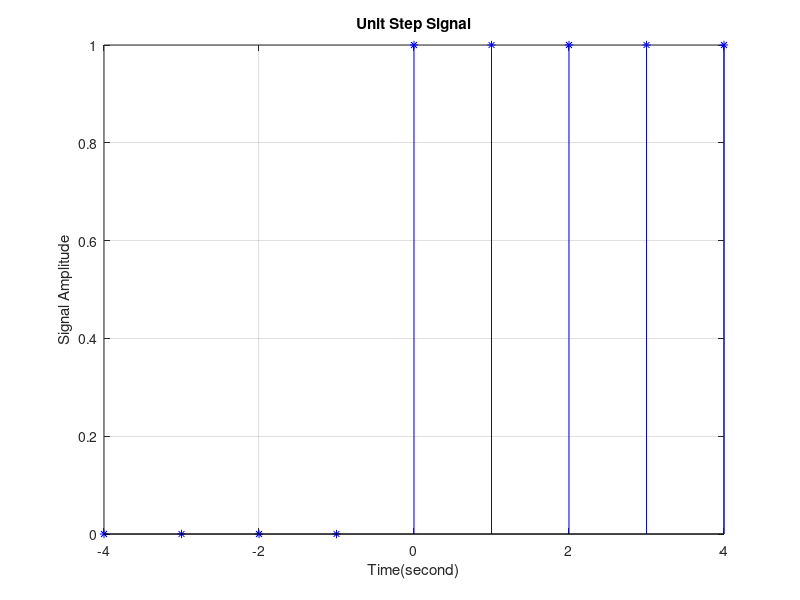
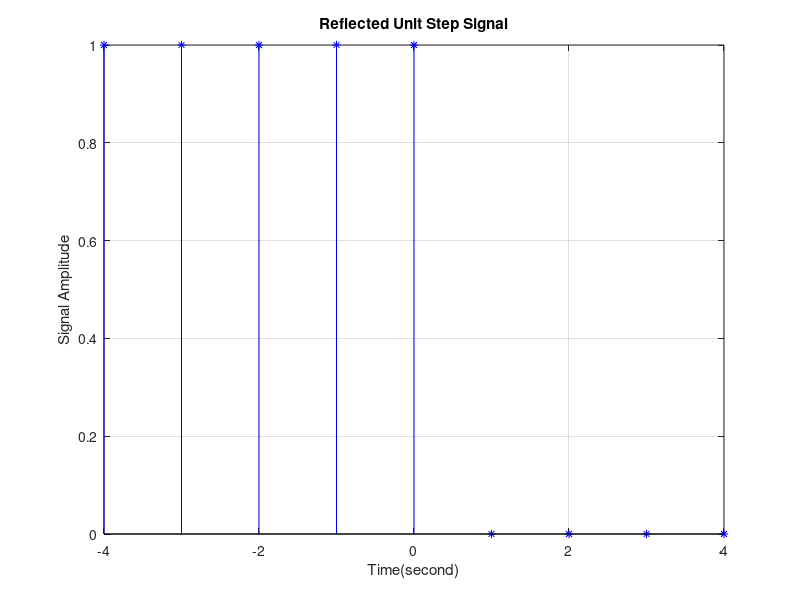
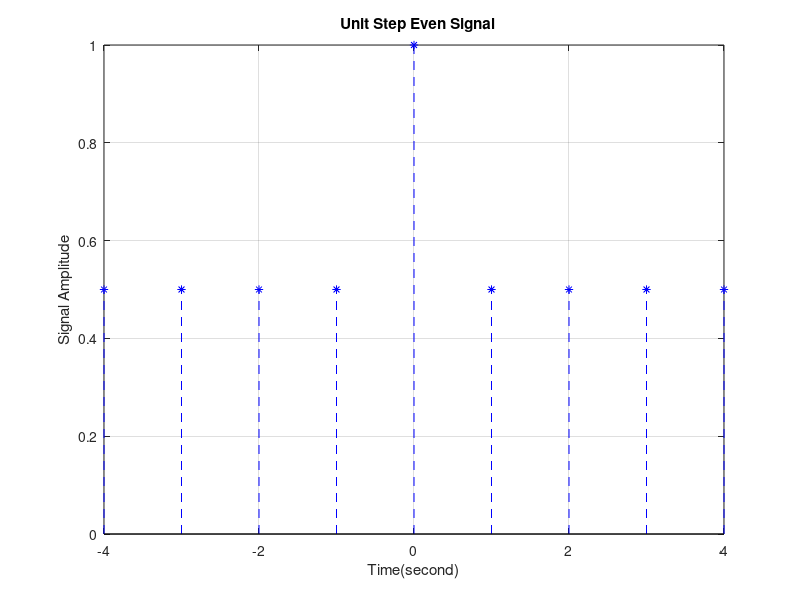
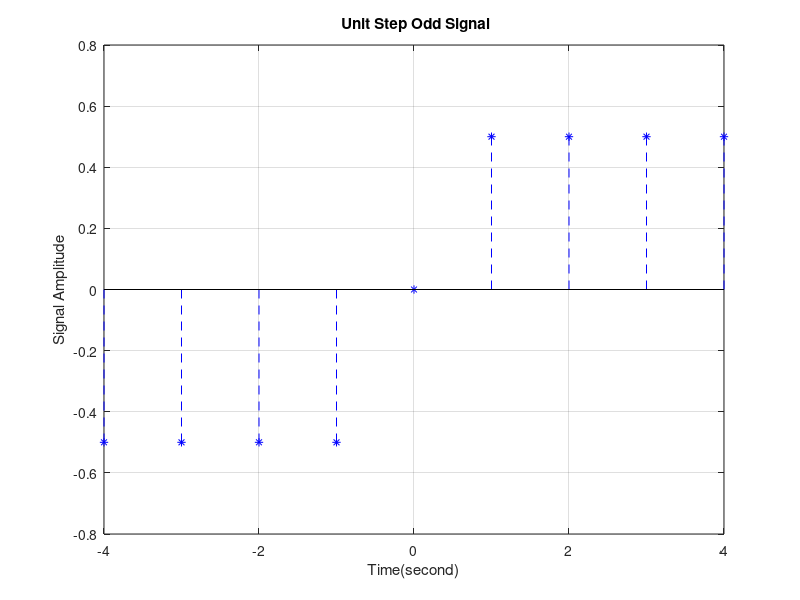

Recreate these plots in MATLAB, in order.
clc;    close all;  clear;

%Generate Unit Step Signlal

time_negative=-4;   time_positive=4;
n=time_negative:1:time_positive;
index_t=0;

for ii=n
    index_t=index_t+1;

    if ii==0 || ii>0
        u=1;
    else
        u=0;
    end
    n(2,index_t)=u;
end

figure(1)
%plot(n(1,:),n(2,:),'b*');
stem(n(1,:),n(2,:),'b*');
xlabel('Time(second)');
ylabel('Signal Amplitude');
title('Unit Step Signal');
grid on

%Reflected Part

n_ref=time_negative:1:time_positive;
ind=0;
ind_ref=(time_positive*2)+1;

for ii=n_ref
    ind=ind+1;
    n_ref(2,ind)=n(2,ind_ref);
    ind_ref=ind_ref-1;
end

figure(2)
%plot(n_ref(1,:),n_ref(2,:),'b*');
stem(n_ref(1,:),n_ref(2,:),'b*');
xlabel('Time(second)');
ylabel('Signal Amplitude');
title('Reflected Unit Step Signal');
grid on

% Generating Even-Odd Signal

even_signal = (1/2)*(n(2,:) + n_ref(2,:));

odd_signal = (1/2)*(n(2,:) - n_ref(2,:));

% Plotting Odd Signal

figure(3)
%plot(n(1,:),even_signal(1,:),'b--*');
stem(n(1,:),even_signal(1,:),'b--*');
xlabel('Time(second)');
ylabel('Signal Amplitude');
title('  Unit Step Even Signal');
grid on

% Plotting Even Signal

figure(4)
%plot(n(1,:),odd_signal(1,:),'b--*');
stem(n(1,:),odd_signal(1,:),'b--*');
xlabel('Time(second)');
ylabel('Signal Amplitude');
title(' Unit Step Odd Signal');
grid on

%Summation of the Even and Odd Signal

even_odd=even_signal+odd_signal;

figure(5)
%plot(n(1,:),even_odd(1,:),'b--*');
stem(n(1,:),even_odd(1,:),'b--*');
xlabel('Time(second)');
ylabel('Signal Amplitude');
title(' Summation of Even and Odd Signal');
grid on

% M.S.Ahmed


